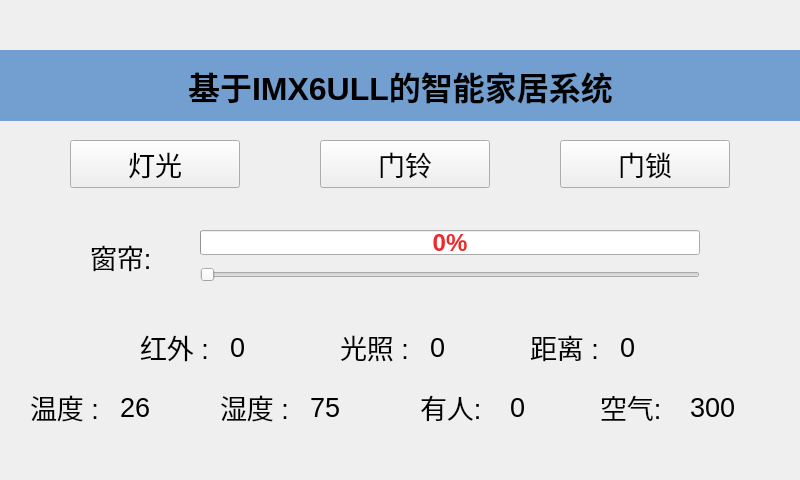
<?xml version="1.0" encoding="UTF-8"?>
<ui version="4.0">
 <class>MainWindow</class>
 <widget class="QMainWindow" name="MainWindow">
  <property name="geometry">
   <rect>
    <x>0</x>
    <y>0</y>
    <width>800</width>
    <height>480</height>
   </rect>
  </property>
  <property name="minimumSize">
   <size>
    <width>800</width>
    <height>480</height>
   </size>
  </property>
  <property name="maximumSize">
   <size>
    <width>800</width>
    <height>480</height>
   </size>
  </property>
  <property name="windowTitle">
   <string>MainWindow</string>
  </property>
  <widget class="QWidget" name="centralwidget">
   <widget class="QPushButton" name="pushButton">
    <property name="geometry">
     <rect>
      <x>70</x>
      <y>140</y>
      <width>170</width>
      <height>48</height>
     </rect>
    </property>
    <property name="font">
     <font>
      <pointsize>20</pointsize>
     </font>
    </property>
    <property name="text">
     <string>灯光</string>
    </property>
   </widget>
   <widget class="QPushButton" name="pushButton_2">
    <property name="geometry">
     <rect>
      <x>320</x>
      <y>140</y>
      <width>170</width>
      <height>48</height>
     </rect>
    </property>
    <property name="font">
     <font>
      <pointsize>20</pointsize>
     </font>
    </property>
    <property name="layoutDirection">
     <enum>Qt::LeftToRight</enum>
    </property>
    <property name="text">
     <string>门铃</string>
    </property>
   </widget>
   <widget class="QLabel" name="label">
    <property name="geometry">
     <rect>
      <x>0</x>
      <y>50</y>
      <width>801</width>
      <height>71</height>
     </rect>
    </property>
    <property name="font">
     <font>
      <pointsize>24</pointsize>
      <weight>75</weight>
      <bold>true</bold>
     </font>
    </property>
    <property name="layoutDirection">
     <enum>Qt::LeftToRight</enum>
    </property>
    <property name="styleSheet">
     <string notr="true">background-color: rgb(114, 159, 207);</string>
    </property>
    <property name="text">
     <string>基于IMX6ULL的智能家居系统</string>
    </property>
    <property name="alignment">
     <set>Qt::AlignCenter</set>
    </property>
   </widget>
   <widget class="QLabel" name="label_2">
    <property name="geometry">
     <rect>
      <x>140</x>
      <y>330</y>
      <width>71</width>
      <height>34</height>
     </rect>
    </property>
    <property name="font">
     <font>
      <pointsize>20</pointsize>
     </font>
    </property>
    <property name="text">
     <string>红外 :</string>
    </property>
   </widget>
   <widget class="QLabel" name="label_3">
    <property name="geometry">
     <rect>
      <x>340</x>
      <y>330</y>
      <width>81</width>
      <height>34</height>
     </rect>
    </property>
    <property name="font">
     <font>
      <pointsize>20</pointsize>
     </font>
    </property>
    <property name="text">
     <string>光照 :</string>
    </property>
   </widget>
   <widget class="QLabel" name="label_4">
    <property name="geometry">
     <rect>
      <x>530</x>
      <y>330</y>
      <width>71</width>
      <height>34</height>
     </rect>
    </property>
    <property name="font">
     <font>
      <pointsize>20</pointsize>
     </font>
    </property>
    <property name="text">
     <string>距离 :</string>
    </property>
   </widget>
   <widget class="QLabel" name="label_ir">
    <property name="geometry">
     <rect>
      <x>230</x>
      <y>330</y>
      <width>71</width>
      <height>34</height>
     </rect>
    </property>
    <property name="font">
     <font>
      <pointsize>20</pointsize>
     </font>
    </property>
    <property name="text">
     <string>0</string>
    </property>
   </widget>
   <widget class="QLabel" name="label_light">
    <property name="geometry">
     <rect>
      <x>430</x>
      <y>330</y>
      <width>71</width>
      <height>34</height>
     </rect>
    </property>
    <property name="font">
     <font>
      <pointsize>20</pointsize>
     </font>
    </property>
    <property name="text">
     <string>0</string>
    </property>
   </widget>
   <widget class="QLabel" name="label_dis">
    <property name="geometry">
     <rect>
      <x>620</x>
      <y>330</y>
      <width>71</width>
      <height>34</height>
     </rect>
    </property>
    <property name="font">
     <font>
      <pointsize>20</pointsize>
     </font>
    </property>
    <property name="text">
     <string>0</string>
    </property>
   </widget>
   <widget class="QLabel" name="label_tmp">
    <property name="geometry">
     <rect>
      <x>120</x>
      <y>390</y>
      <width>71</width>
      <height>34</height>
     </rect>
    </property>
    <property name="font">
     <font>
      <pointsize>20</pointsize>
     </font>
    </property>
    <property name="text">
     <string>26</string>
    </property>
   </widget>
   <widget class="QLabel" name="label_5">
    <property name="geometry">
     <rect>
      <x>30</x>
      <y>390</y>
      <width>71</width>
      <height>34</height>
     </rect>
    </property>
    <property name="font">
     <font>
      <pointsize>20</pointsize>
     </font>
    </property>
    <property name="text">
     <string>温度 :</string>
    </property>
   </widget>
   <widget class="QLabel" name="label_6">
    <property name="geometry">
     <rect>
      <x>220</x>
      <y>390</y>
      <width>71</width>
      <height>34</height>
     </rect>
    </property>
    <property name="font">
     <font>
      <pointsize>20</pointsize>
     </font>
    </property>
    <property name="text">
     <string>湿度 :</string>
    </property>
   </widget>
   <widget class="QLabel" name="label_hum">
    <property name="geometry">
     <rect>
      <x>310</x>
      <y>390</y>
      <width>71</width>
      <height>34</height>
     </rect>
    </property>
    <property name="font">
     <font>
      <pointsize>20</pointsize>
     </font>
    </property>
    <property name="text">
     <string>75</string>
    </property>
   </widget>
   <widget class="QPushButton" name="pushButton_4">
    <property name="geometry">
     <rect>
      <x>560</x>
      <y>140</y>
      <width>170</width>
      <height>48</height>
     </rect>
    </property>
    <property name="font">
     <font>
      <pointsize>20</pointsize>
     </font>
    </property>
    <property name="text">
     <string>门锁</string>
    </property>
   </widget>
   <widget class="QLabel" name="label_7">
    <property name="geometry">
     <rect>
      <x>420</x>
      <y>390</y>
      <width>71</width>
      <height>34</height>
     </rect>
    </property>
    <property name="font">
     <font>
      <pointsize>20</pointsize>
     </font>
    </property>
    <property name="text">
     <string>有人: </string>
    </property>
   </widget>
   <widget class="QLabel" name="label_people">
    <property name="geometry">
     <rect>
      <x>510</x>
      <y>390</y>
      <width>71</width>
      <height>34</height>
     </rect>
    </property>
    <property name="font">
     <font>
      <pointsize>20</pointsize>
     </font>
    </property>
    <property name="text">
     <string>0</string>
    </property>
   </widget>
   <widget class="QLabel" name="label_8">
    <property name="geometry">
     <rect>
      <x>600</x>
      <y>390</y>
      <width>71</width>
      <height>34</height>
     </rect>
    </property>
    <property name="font">
     <font>
      <pointsize>20</pointsize>
     </font>
    </property>
    <property name="text">
     <string>空气:</string>
    </property>
   </widget>
   <widget class="QLabel" name="label_air">
    <property name="geometry">
     <rect>
      <x>690</x>
      <y>390</y>
      <width>71</width>
      <height>34</height>
     </rect>
    </property>
    <property name="font">
     <font>
      <pointsize>20</pointsize>
     </font>
    </property>
    <property name="text">
     <string>300</string>
    </property>
   </widget>
   <widget class="MySlider" name="horizontalSlider">
    <property name="geometry">
     <rect>
      <x>200</x>
      <y>260</y>
      <width>500</width>
      <height>30</height>
     </rect>
    </property>
    <property name="orientation">
     <enum>Qt::Horizontal</enum>
    </property>
   </widget>
   <widget class="QLabel" name="label_10">
    <property name="geometry">
     <rect>
      <x>90</x>
      <y>240</y>
      <width>71</width>
      <height>34</height>
     </rect>
    </property>
    <property name="font">
     <font>
      <pointsize>20</pointsize>
     </font>
    </property>
    <property name="text">
     <string>窗帘: </string>
    </property>
   </widget>
   <widget class="QProgressBar" name="progressBar">
    <property name="geometry">
     <rect>
      <x>200</x>
      <y>230</y>
      <width>500</width>
      <height>25</height>
     </rect>
    </property>
    <property name="font">
     <font>
      <pointsize>18</pointsize>
      <weight>75</weight>
      <bold>true</bold>
     </font>
    </property>
    <property name="styleSheet">
     <string notr="true">color: rgb(239, 41, 41);</string>
    </property>
    <property name="value">
     <number>0</number>
    </property>
    <property name="alignment">
     <set>Qt::AlignCenter</set>
    </property>
   </widget>
  </widget>
 </widget>
 <customwidgets>
  <customwidget>
   <class>MySlider</class>
   <extends>QSlider</extends>
   <header>myslider.h</header>
  </customwidget>
 </customwidgets>
 <resources/>
 <connections/>
</ui>
